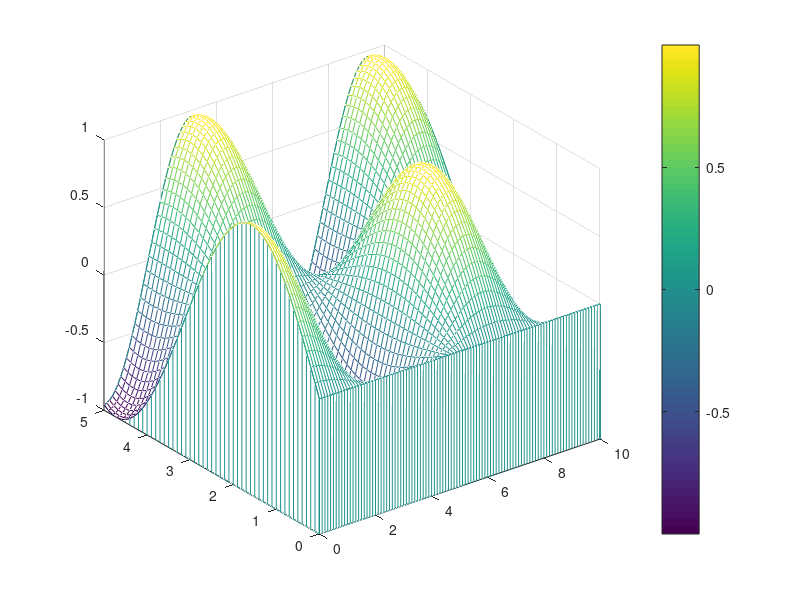

Reproduce this figure in MATLAB.
function grafika3d
%wykres 3D wektora o wymiarze x, wektora o wymiarze y i macierzy o wymiarze y * x
x=0:0.1:10;
y=0:.1:5;
z=sin(y)'*cos(x);
meshz(x,y,z)
colorbar
return